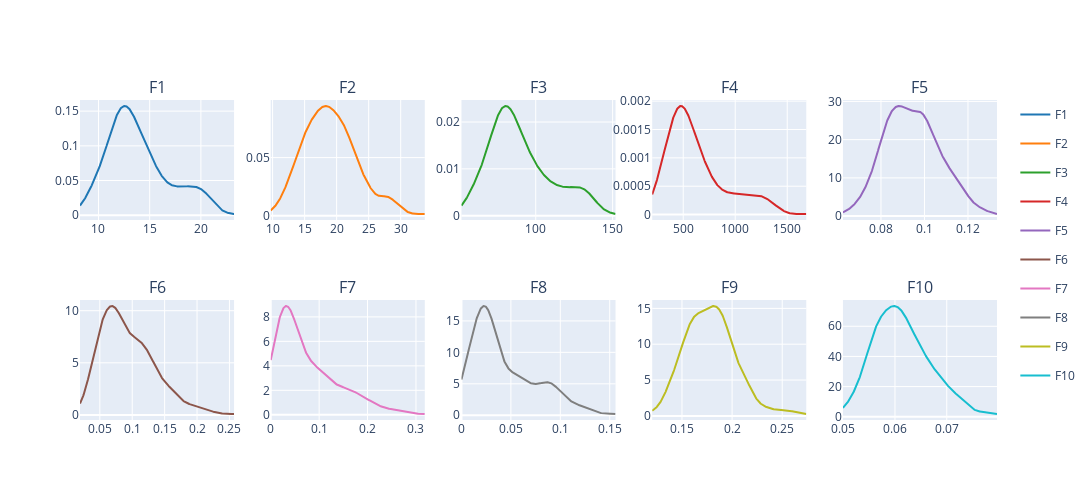

The notebook cell this image was saved under:
### Code cell
eda.dist_subplots(sample_df, columns=5, width=250, height=250)

### Figure 1 — Plotly figure (JSON) as saved in the notebook; plotly's stock layout.template omitted (floating-point values rounded to 4 significant figures; data arrays with more than 128 entries replaced by an {"elided": "..."} marker saying what was removed)
{"data": [{"legendgroup": "F1", "marker": {"color": "rgb(31, 119, 180)"}, "mode": "lines", "name": "F1", "showlegend": true, "type": "scatter", "x": {"elided": "500 float values"}, "xaxis": "x", "y": {"elided": "500 float values"}, "yaxis": "y"}, {"legendgroup": "F2", "marker": {"color": "rgb(255, 127, 14)"}, "mode": "lines", "name": "F2", "showlegend": true, "type": "scatter", "x": {"elided": "500 float values"}, "xaxis": "x2", "y": {"elided": "500 float values"}, "yaxis": "y2"}, {"legendgroup": "F3", "marker": {"color": "rgb(44, 160, 44)"}, "mode": "lines", "name": "F3", "showlegend": true, "type": "scatter", "x": {"elided": "500 float values"}, "xaxis": "x3", "y": {"elided": "500 float values"}, "yaxis": "y3"}, {"legendgroup": "F4", "marker": {"color": "rgb(214, 39, 40)"}, "mode": "lines", "name": "F4", "showlegend": true, "type": "scatter", "x": {"elided": "500 float values"}, "xaxis": "x4", "y": {"elided": "500 float values"}, "yaxis": "y4"}, {"legendgroup": "F5", "marker": {"color": "rgb(148, 103, 189)"}, "mode": "lines", "name": "F5", "showlegend": true, "type": "scatter", "x": {"elided": "500 float values"}, "xaxis": "x5", "y": {"elided": "500 float values"}, "yaxis": "y5"}, {"legendgroup": "F6", "marker": {"color": "rgb(140, 86, 75)"}, "mode": "lines", "name": "F6", "showlegend": true, "type": "scatter", "x": {"elided": "500 float values"}, "xaxis": "x6", "y": {"elided": "500 float values"}, "yaxis": "y6"}, {"legendgroup": "F7", "marker": {"color": "rgb(227, 119, 194)"}, "mode": "lines", "name": "F7", "showlegend": true, "type": "scatter", "x": {"elided": "500 float values"}, "xaxis": "x7", "y": {"elided": "500 float values"}, "yaxis": "y7"}, {"legendgroup": "F8", "marker": {"color": "rgb(127, 127, 127)"}, "mode": "lines", "name": "F8", "showlegend": true, "type": "scatter", "x": {"elided": "500 float values"}, "xaxis": "x8", "y": {"elided": "500 float values"}, "yaxis": "y8"}, {"legendgroup": "F9", "marker": {"color": "rgb(188, 189, 34)"}, "mode": "lines", "name": "F9", "showlegend": true, "type": "scatter", "x": {"elided": "500 float values"}, "xaxis": "x9", "y": {"elided": "500 float values"}, "yaxis": "y9"}, {"legendgroup": "F10", "marker": {"color": "rgb(23, 190, 207)"}, "mode": "lines", "name": "F10", "showlegend": true, "type": "scatter", "x": {"elided": "500 float values"}, "xaxis": "x10", "y": {"elided": "500 float values"}, "yaxis": "y10"}], "layout": {"annotations": [{"font": {"size": 16}, "showarrow": false, "text": "F1", "x": 0.084, "xanchor": "center", "xref": "paper", "y": 1, "yanchor": "bottom", "yref": "paper"}, {"font": {"size": 16}, "showarrow": false, "text": "F2", "x": 0.292, "xanchor": "center", "xref": "paper", "y": 1, "yanchor": "bottom", "yref": "paper"}, {"font": {"size": 16}, "showarrow": false, "text": "F3", "x": 0.5, "xanchor": "center", "xref": "paper", "y": 1, "yanchor": "bottom", "yref": "paper"}, {"font": {"size": 16}, "showarrow": false, "text": "F4", "x": 0.708, "xanchor": "center", "xref": "paper", "y": 1, "yanchor": "bottom", "yref": "paper"}, {"font": {"size": 16}, "showarrow": false, "text": "F5", "x": 0.916, "xanchor": "center", "xref": "paper", "y": 1, "yanchor": "bottom", "yref": "paper"}, {"font": {"size": 16}, "showarrow": false, "text": "F6", "x": 0.084, "xanchor": "center", "xref": "paper", "y": 0.375, "yanchor": "bottom", "yref": "paper"}, {"font": {"size": 16}, "showarrow": false, "text": "F7", "x": 0.292, "xanchor": "center", "xref": "paper", "y": 0.375, "yanchor": "bottom", "yref": "paper"}, {"font": {"size": 16}, "showarrow": false, "text": "F8", "x": 0.5, "xanchor": "center", "xref": "paper", "y": 0.375, "yanchor": "bottom", "yref": "paper"}, {"font": {"size": 16}, "showarrow": false, "text": "F9", "x": 0.708, "xanchor": "center", "xref": "paper", "y": 0.375, "yanchor": "bottom", "yref": "paper"}, {"font": {"size": 16}, "showarrow": false, "text": "F10", "x": 0.916, "xanchor": "center", "xref": "paper", "y": 0.375, "yanchor": "bottom", "yref": "paper"}], "height": 500, "showlegend": true, "width": 1250, "xaxis": {"anchor": "y", "domain": [0, 0.168]}, "xaxis10": {"anchor": "y10", "domain": [0.832, 1]}, "xaxis2": {"anchor": "y2", "domain": [0.208, 0.376]}, "xaxis3": {"anchor": "y3", "domain": [0.416, 0.584]}, "xaxis4": {"anchor": "y4", "domain": [0.624, 0.792]}, "xaxis5": {"anchor": "y5", "domain": [0.832, 1]}, "xaxis6": {"anchor": "y6", "domain": [0, 0.168]}, "xaxis7": {"anchor": "y7", "domain": [0.208, 0.376]}, "xaxis8": {"anchor": "y8", "domain": [0.416, 0.584]}, "xaxis9": {"anchor": "y9", "domain": [0.624, 0.792]}, "yaxis": {"anchor": "x", "domain": [0.625, 1]}, "yaxis10": {"anchor": "x10", "domain": [0, 0.375]}, "yaxis2": {"anchor": "x2", "domain": [0.625, 1]}, "yaxis3": {"anchor": "x3", "domain": [0.625, 1]}, "yaxis4": {"anchor": "x4", "domain": [0.625, 1]}, "yaxis5": {"anchor": "x5", "domain": [0.625, 1]}, "yaxis6": {"anchor": "x6", "domain": [0, 0.375]}, "yaxis7": {"anchor": "x7", "domain": [0, 0.375]}, "yaxis8": {"anchor": "x8", "domain": [0, 0.375]}, "yaxis9": {"anchor": "x9", "domain": [0, 0.375]}}}
